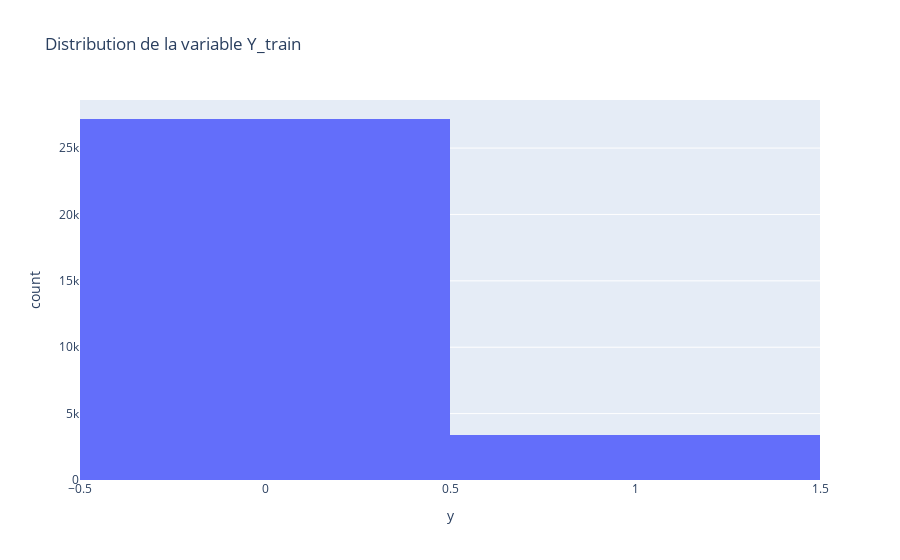

Notebook code cell kept with this figure:
### Markdown cell above
### Fitting avec *Oversampling*

### Code cell
#Observation de la distribution sur Y_train
df = pd.DataFrame(y_train, columns = ["y"])
fig = px.histogram(df, 
                   x="y",
                  title="Distribution de la variable Y_train")
fig.show()

### Figure 1 — Plotly figure (JSON) as saved in the notebook; plotly's stock layout.template omitted (floating-point values rounded to 4 significant figures; data arrays with more than 128 entries replaced by an {"elided": "..."} marker saying what was removed)
{"data": [{"alignmentgroup": "True", "bingroup": "x", "hovertemplate": "y=%{x}<br>count=%{y}<extra></extra>", "legendgroup": "", "marker": {"color": "#636efa", "pattern": {"shape": ""}}, "name": "", "offsetgroup": "", "orientation": "v", "showlegend": false, "type": "histogram", "x": {"elided": "30596 int values"}, "xaxis": "x", "yaxis": "y"}], "layout": {"barmode": "relative", "legend": {"tracegroupgap": 0}, "title": {"text": "Distribution de la variable Y_train"}, "xaxis": {"anchor": "y", "domain": [0, 1], "title": {"text": "y"}}, "yaxis": {"anchor": "x", "domain": [0, 1], "title": {"text": "count"}}}}
